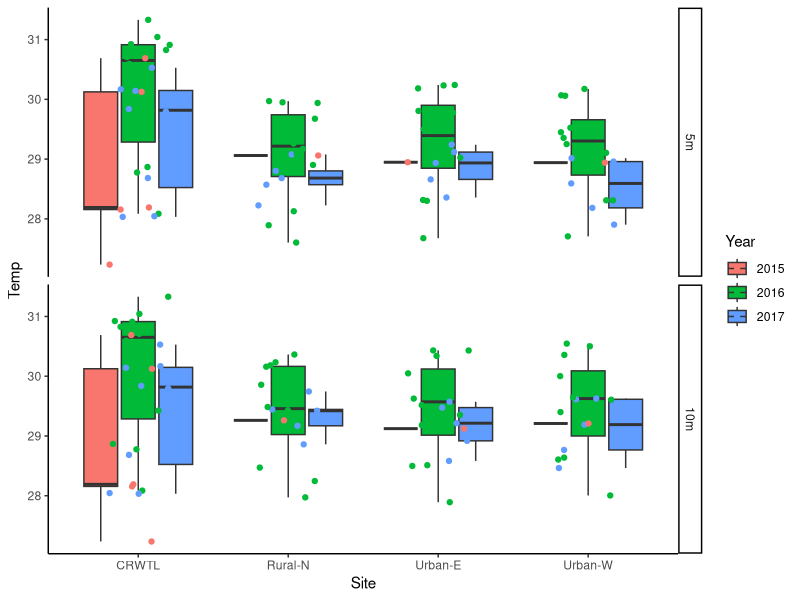
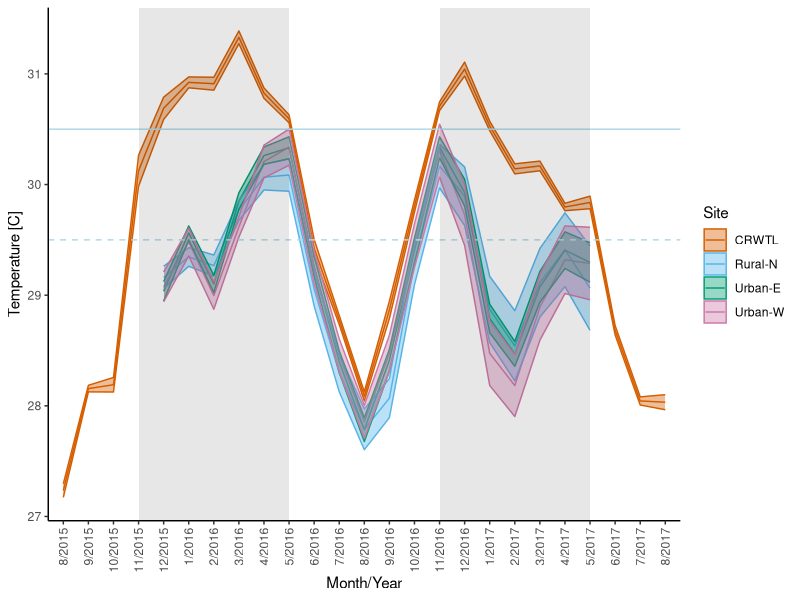
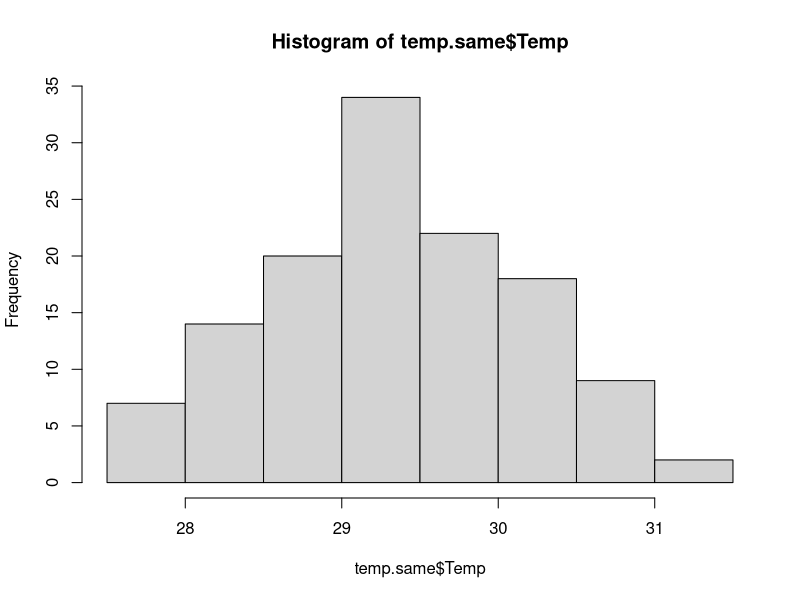
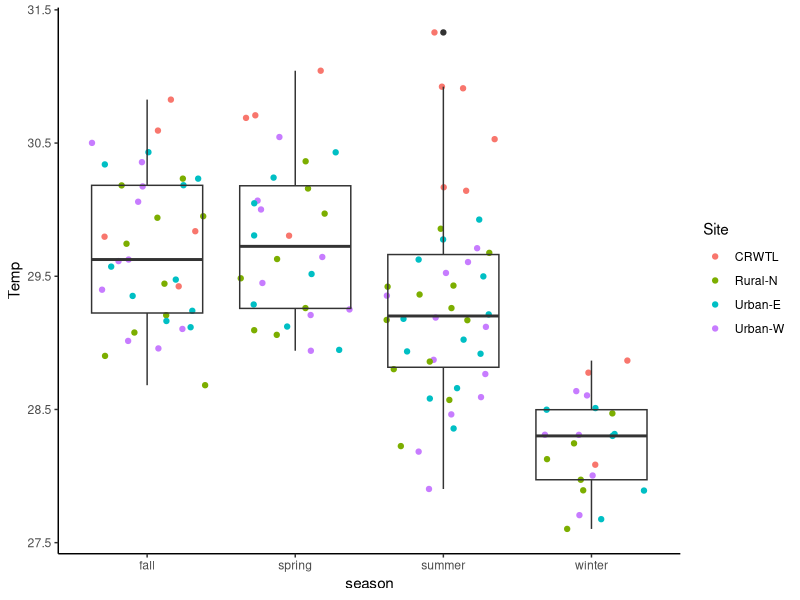
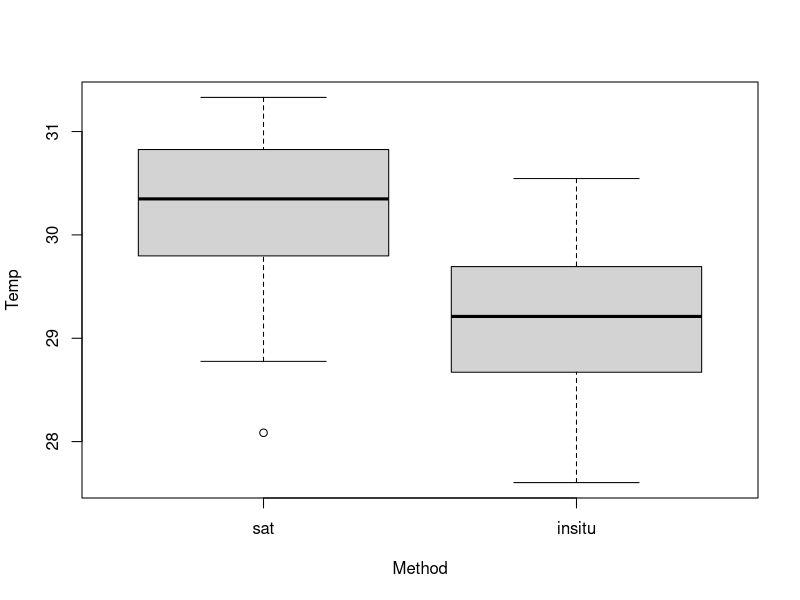
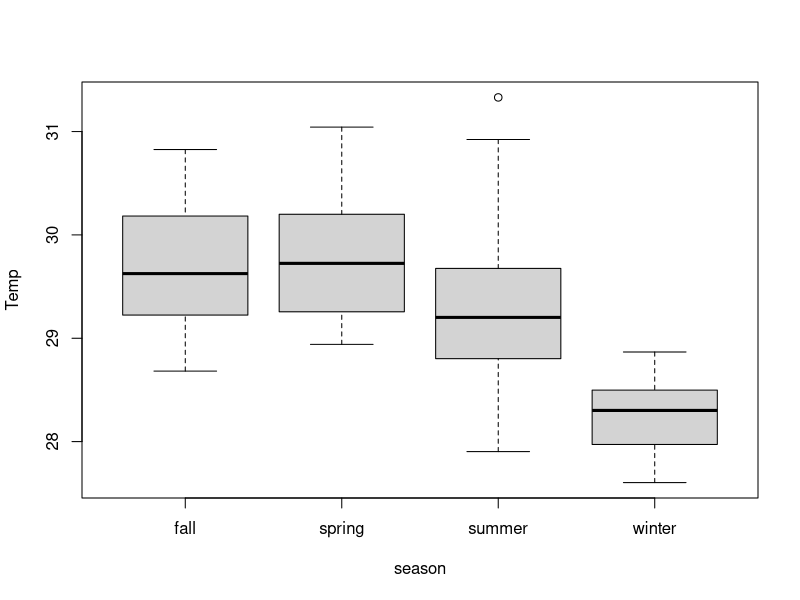
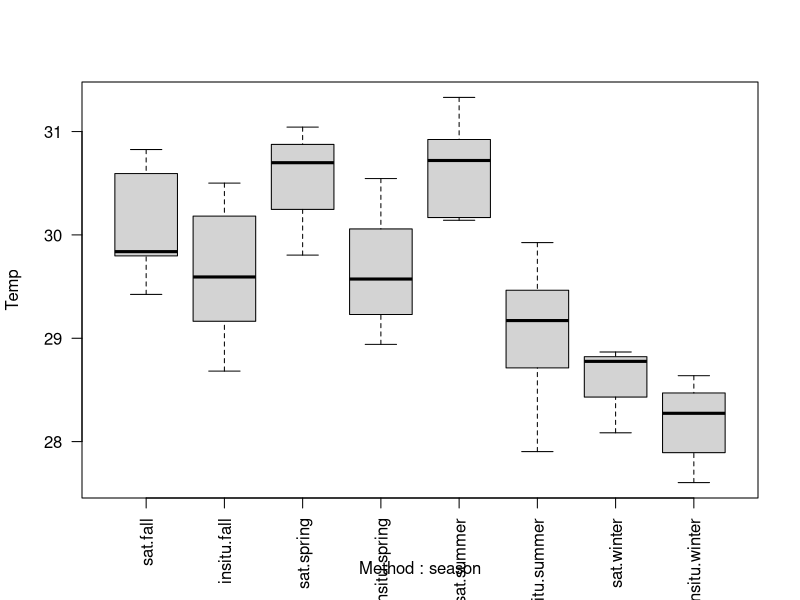
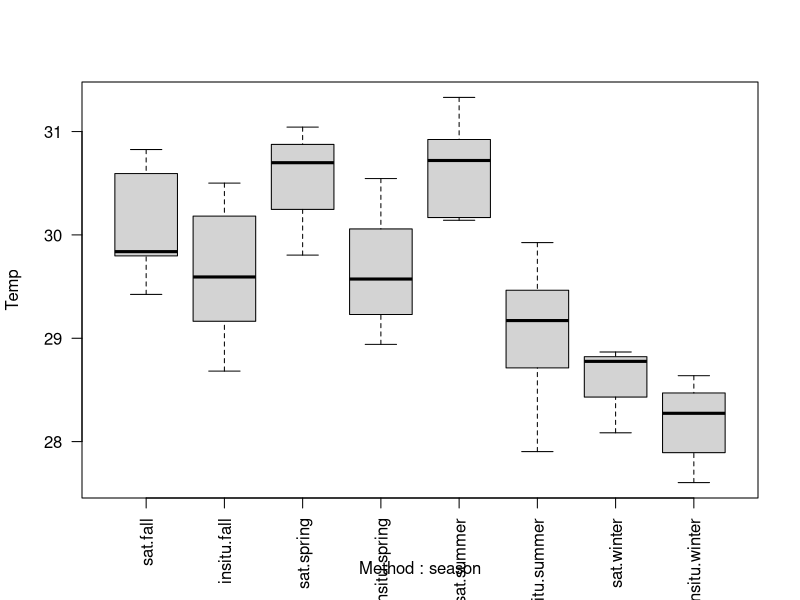

The R script that drew these images, in order:
## ---- chunk 1
knitr::opts_chunk$set(echo = TRUE)

library(tidyverse)
library(here)
## ---- chunk 2
temp <- read_csv(here::here("data/alltemp_TL_data.csv")) %>% 
   mutate_if(is.character, as.factor)
head(temp)

temp$m.y <- as.factor(paste(temp$Month, temp$Year, sep = "/")) #rewrite m.y as month/year
temp$Month <- as.factor(temp$Month)
temp$Year <- as.factor(temp$Year)
temp$Depth <- as.factor(temp$Depth)
temp$Depth <- relevel(temp$Depth, ref = '5m')

# relevel Month/yr in correct order
levels(temp$m.y)

temp$m.y = factor(temp$m.y,levels(temp$m.y)[c(21,24,3,5,7,1,9,11,13,15,17,19,22,25,4,6,8,2,10,12,14,16,18,20,23)])
## ---- chunk 3
ggplot(temp, aes(x = Site, y = Temp, fill = Year)) +
   facet_grid(Depth~.)+
    geom_boxplot() +
   geom_point(aes(color = Year), position = position_jitter(0.21)) +
    theme_classic()
## ---- chunk 4
season <- data.frame(Month = 1:12, season = rep(c("summer", "fall", "winter", "spring"), each = 3))
season$Month <- as.factor(season$Month)
season

method <- data.frame(Site = c("Rural-N", "Urban-E", "Urban-W", "CRWTL"), Method = c("insitu", "insitu", "insitu", "sat"))
method

# subset out data with both CRW and logger temperature data
temp.same <- temp %>% filter(m.y != "8/2015" & m.y != "9/2015" & m.y != "10/2015" & m.y != "11/2015" & m.y != "6/2017" & m.y != "7/2017" & m.y != "8/2017") %>% 
  inner_join(season, by = 'Month') %>% 
   inner_join(method, by = 'Site') %>% 
   mutate_if(is.character, as.factor)

# remove CRW for one depth used for plot
temp.same <- temp.same[-which(temp.same$Site == 'CRWTL' & temp.same$Depth == '10m'),] #

# relevel method so sat is reference
temp.same$Method <- relevel(temp.same$Method, ref = "sat")

head(temp.same)
## ---- chunk 5
crw <- temp %>% 
   filter( Site == "CRWTL") %>% 
   dplyr::select(Site, m.y, Temp, sd, se)
colnames(crw) <- c("Site", "m.y", "siteave", "SD", "SE")
crw
## ---- chunk 6
temp.same %>% 
   filter(Method != "sat") %>% 
   dplyr::select(-N, -sd, -se, -ci) %>% 
   pivot_wider(names_from = Depth,
               values_from = Temp) %>% 
   mutate(diff = `5m` - `10m`) %>% 
   group_by(Site) %>% 
   summarize(avediff = mean(diff)) %>% 
   summarize(diff = mean(avediff), SE = sd(avediff))
## ---- chunk 7
temp.avelog <- temp.same %>% 
   filter(Method != "sat") %>% 
   group_by(Site, m.y) %>% 
   dplyr::summarise(siteave = mean(Temp), SD = sd(Temp), SE = SD/sqrt(n())) #, N = n())

temp.avelog

alltemp <- rbind(temp.avelog, crw)
alltemp
## ---- chunk 8
start <-  c("11/2015", "11/2016")
end <-  c("5/2016", "5/2017")

cbPalette <- c("#D55E00", "#56B4E9", "#009E73",  "#CC79A7")

ggplot(alltemp, mapping= aes(m.y, siteave, group = Site, color = Site)) +
   geom_line()+
   geom_ribbon(aes(m.y, siteave, ymax= siteave+(SE), ymin= siteave-(SE), fill = Site),
               alpha = 0.4) + 
   scale_color_manual( values = cbPalette) +
   scale_fill_manual(values = cbPalette) +
   theme_classic() +
 #  ggtitle("Coral Reef Watch - In Situ Temperature Monthly Mean + SE") +
   xlab("Month/Year") + ylab("Temperature [C]") +
   theme(axis.text.x = element_text(angle = 90, hjust = 1, vjust = 0.5)) +
      geom_hline(yintercept = 29.5, color = "light blue", linetype = 2) +
   geom_hline(yintercept = 30.5, color = "light blue")  +
   annotate("rect", xmin = '11/2015', xmax = '5/2016', ymin = -Inf, ymax = Inf,
           alpha = .1,fill = "gray10") +
   annotate("rect", xmin = '11/2016', xmax = '5/2017', ymin = -Inf, ymax = Inf,
           alpha = .1,fill = "gray10")

ggsave(here::here("figures/Fig7_line_TLtemp.jpg"), width = 7, height = 4)
## ---- chunk 9
hist(temp.same$Temp)
## ---- chunk 10
site.lm <- lm(Temp~Site * season, data = temp.same)
library(car)
Anova(site.lm)
library(emmeans)
emmeans(site.lm, list(pairwise ~ season), adjust = "tukey")
emmeans(site.lm, list(pairwise ~ Site), adjust = "tukey")
## ---- chunk 11
site.lm2 <- lm(Temp~Site * season, data = temp.same, contrasts = list(Method = contr.sum, season = contr.sum))
library(car)
Anova(site.lm2, type = 'III')
library(emmeans)
emmeans(site.lm2, list(pairwise ~ season), adjust = "tukey")
emmeans(site.lm2, list(pairwise ~ Site), adjust = "tukey")
## ---- chunk 12
ggplot(temp.same, aes(season, Temp)) + 
   geom_jitter(aes(color = Site)) +
   geom_boxplot(fill = NA) + 
   theme_classic()
## ---- chunk 13
method.lm <- lm(Temp~Method*season, data = temp.same)
Anova(method.lm)

emmeans(method.lm, list(pairwise ~ season), adjust = "tukey")
emmeans(method.lm, list(pairwise ~ Method), adjust = "tukey")
emmeans(method.lm, list(pairwise ~ Method:season), adjust = "tukey")

boxplot(Temp~Method, data = temp.same)
boxplot(Temp~season, data = temp.same)
boxplot(Temp~Method:season, data = temp.same, las = 2)
## ---- chunk 14
method.lm <- lm(Temp~Method*season, data = temp.same, contrasts = list(Method = contr.sum, season = contr.sum))
Anova(method.lm, type = 'III')

emmeans(method.lm, list(pairwise ~ season), adjust = "tukey")
emmeans(method.lm, list(pairwise ~ Method), adjust = "tukey")
emmeans(method.lm, list(pairwise ~ Method:season), adjust = "tukey")

boxplot(Temp~Method:season, data = temp.same, las = 2)

library(ggeffects)
plotdat <- method.lm %>% 
   ggemmeans(~ Method:season) %>% 
   as.data.frame() 

levels(plotdat$group)
plotdat$group <- ordered(plotdat$group, 
                         levels = c("summer", "fall", "winter", "spring"))

ggplot(plotdat, aes(x = group, y = predicted, color = x)) +
   geom_point() +
   geom_errorbar(aes(ymin = conf.low, ymax = conf.high),
                 width = 0.2) +
   theme_classic() +
   scale_x_discrete(breaks = c("summer", "fall", "winter", "spring"),
                    labels = c("Summer", "Fall", "Winter", "Spring")) +
   scale_color_discrete(name = "Method",
                        breaks = c("sat", "insitu"),
                        labels = c("CRWTL", "In Situ")) +
   xlab("Austral Season") +
   ylab("Mean Temperature [C]") +
   geom_hline(yintercept = 29.5,
              linetype = "dashed",
              color = "lightblue") +
   geom_hline(yintercept = 30.5,
              color = "lightblue")

ggsave(here::here("figures/Fig8_seasonmethd.jpg"), height = 4, width = 7, dpi = 300)
## ---- chunk 15
ggplot(temp.same, aes(season, Temp)) + 
   geom_boxplot(fill = NA) + 
   geom_jitter(aes(color = Method)) +
   theme_classic()
## ---- chunk 16
temp.same %>% 
   group_by(Method, season) %>% 
   dplyr::summarize(avetemp = mean(Temp), 
                    SDtemp = sd(Temp), 
                    SEtemp = sd(Temp)/sqrt(n()))
## ---- chunk 17
logger <- filter(temp.same, temp.same$Method != 'sat') %>% droplevels()
head(logger)
## ---- chunk 18
log.lm <- lm(Temp ~ Site * Depth + factor(Month)/factor(Year), data = logger)
Anova(log.lm)
plot(log.lm)

emmeans(log.lm, list(pairwise ~ factor(Month):factor(Year)), adjust = "tukey")
emmeans(log.lm, list(pairwise ~ Site:Depth), adjust = "tukey")

boxplot(Temp~Depth, data = logger)
boxplot(Temp~Site, data = logger)
boxplot(Temp~Month, data = logger)

logger$Ym <- interaction(logger$Year, logger$Month)
boxplot(Temp~Ym, data = logger, las = 2)
## ---- chunk 19
log.lm.nodepth <- lm(Temp ~ Site + factor(Month)/factor(Year), data = logger)
Anova(log.lm.nodepth)
plot(log.lm.nodepth)

emmeans(log.lm.nodepth, list(pairwise ~ factor(Month):factor(Year)), adjust = "tukey")
emmeans(log.lm.nodepth, list(pairwise ~ Site), adjust = "tukey")

boxplot(Temp~Site, data = logger)
boxplot(Temp~Month, data = logger)

logger$Ym <- interaction(logger$Year, logger$Month)
boxplot(Temp~Ym, data = logger, las = 2)
## ---- chunk 20
sitedepth.ave <- logger %>% 
   group_by(Site,Depth) %>% 
   dplyr::summarize(ave = mean(Temp), SD = sd(Temp), se = SD/sqrt(n()))
sitedepth.ave

logger %>% 
   group_by(Month, Year) %>% 
   dplyr::summarize(ave = mean(Temp), SD = sd(Temp), se = SD/sqrt(n()))
## ---- chunk 21
sitedepth.diff <- sitedepth.ave %>% 
   select(Site, Depth, ave) %>% 
   spread(Depth, ave) %>% 
   mutate(diff = `10m` - `5m`)
sitedepth.diff
ave(sitedepth.diff$diff)
